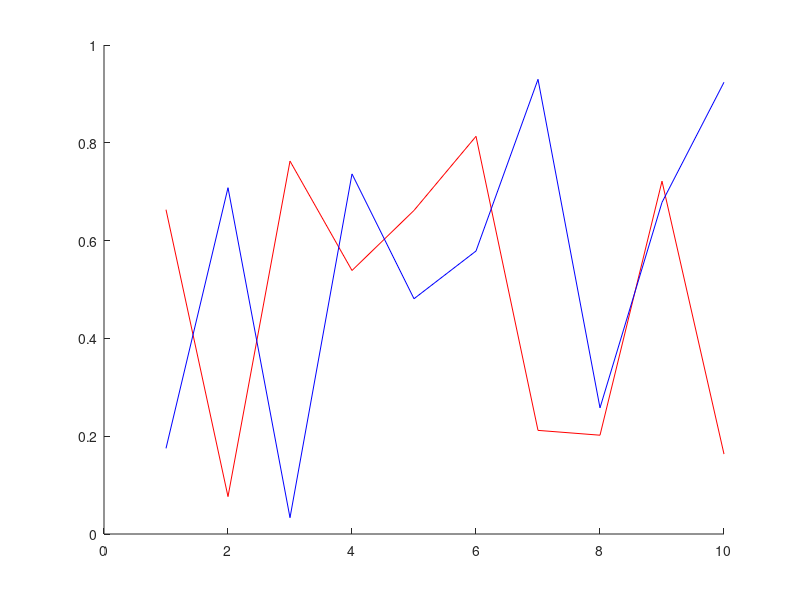

Here is the MATLAB script that generated this plot:
function smallTest
axes('NextPlot', 'add')
H(1) = plot(1:10, rand(1, 10), 'r');
H(2) = plot(1:10, rand(1, 10), 'b');
set(H, 'ButtonDownFcn', {@LineSelected, H})

function LineSelected(ObjectH, EventData, H)
set(ObjectH, 'LineWidth', 2.5);
set(H(H ~= ObjectH), 'LineWidth', 0.5);
